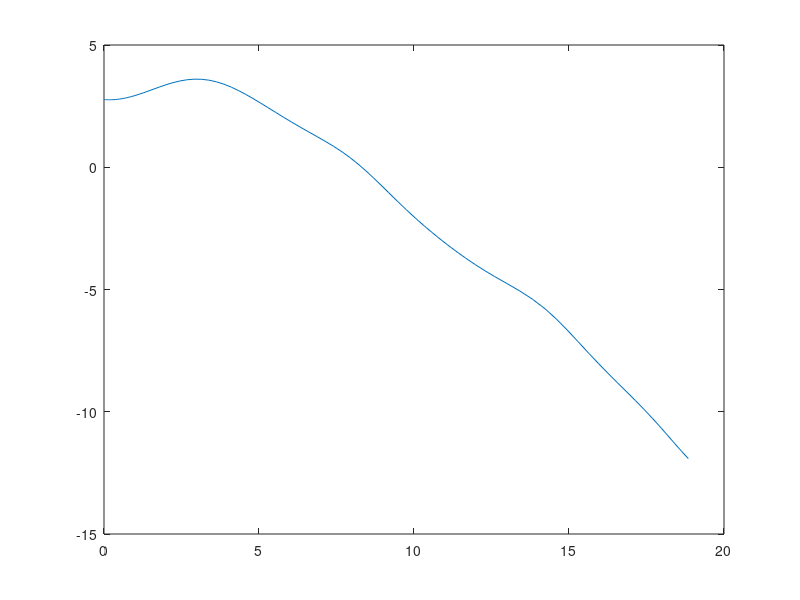

Recreate this plot in MATLAB.
function KaoszShow2
    x=[2.7717467; -0.11932383];
    [T X] = ode45(@rigid,[0 6*pi], x);
    plot(T,X(:,1));
    hold on;


function dy = rigid(t,y)
%y1 a szog, y2 a szogseb.
dy=zeros(2,1);
dy(1)=y(2); %valtozasa a szognek egyenlo a szogsebesseggel
dy(2)=-sin(y(1))-0.1*y(2)+cos(t);
